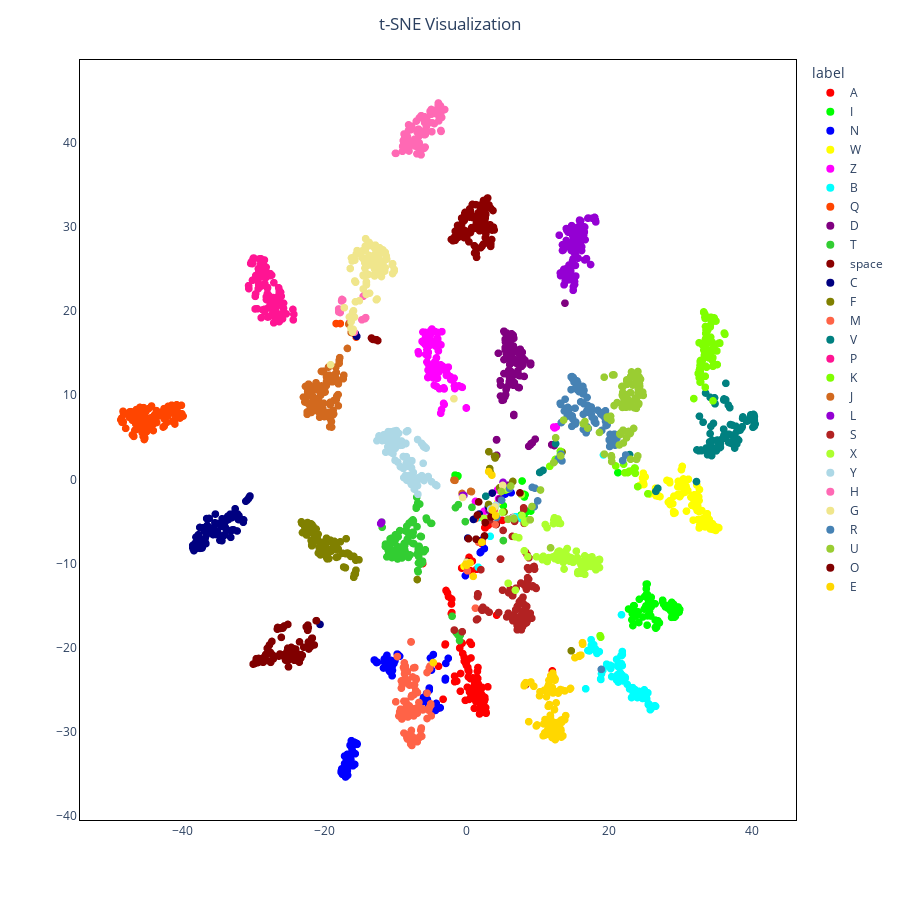

The notebook cell saved with this chart:
### Code cell
# Scatter Plot
list_colors = ["#FF0000", "#00FF00", "#0000FF", "#FFFF00", "#FF00FF", "#00FFFF", "#FF4500", "#800080", "#32CD32", "#8B0000",
               "#000080", "#808000", "#FF6347", "#008080", "#FF1493", "#7FFF00", "#D2691E", "#9400D3", "#B22222", "#ADFF2F",
               "#ADD8E6", "#FF69B4", "#F0E68C", "#4682B4", "#9ACD32", "#800000", "#FFD700", "#20B2AA", "#A52A2A"
              ]
fig = px.scatter(
    reduction_data, x="tsne_feat_0", y="tsne_feat_1", color='label', color_discrete_sequence=list_colors
)

fig.update_traces(marker=dict(size=8),)

# Update Axes
fig.update_xaxes(title="", linecolor="Black", zeroline=False, mirror=True)
fig.update_yaxes(title="", linecolor="Black", zeroline=False, mirror=True)

# Update Layout
fig.update_layout(
    title_text="t-SNE Visualization", title_x=0.5,
    width=900, height=900,
    plot_bgcolor='White',
    coloraxis_showscale=False,
)

# Show
fig.show()
